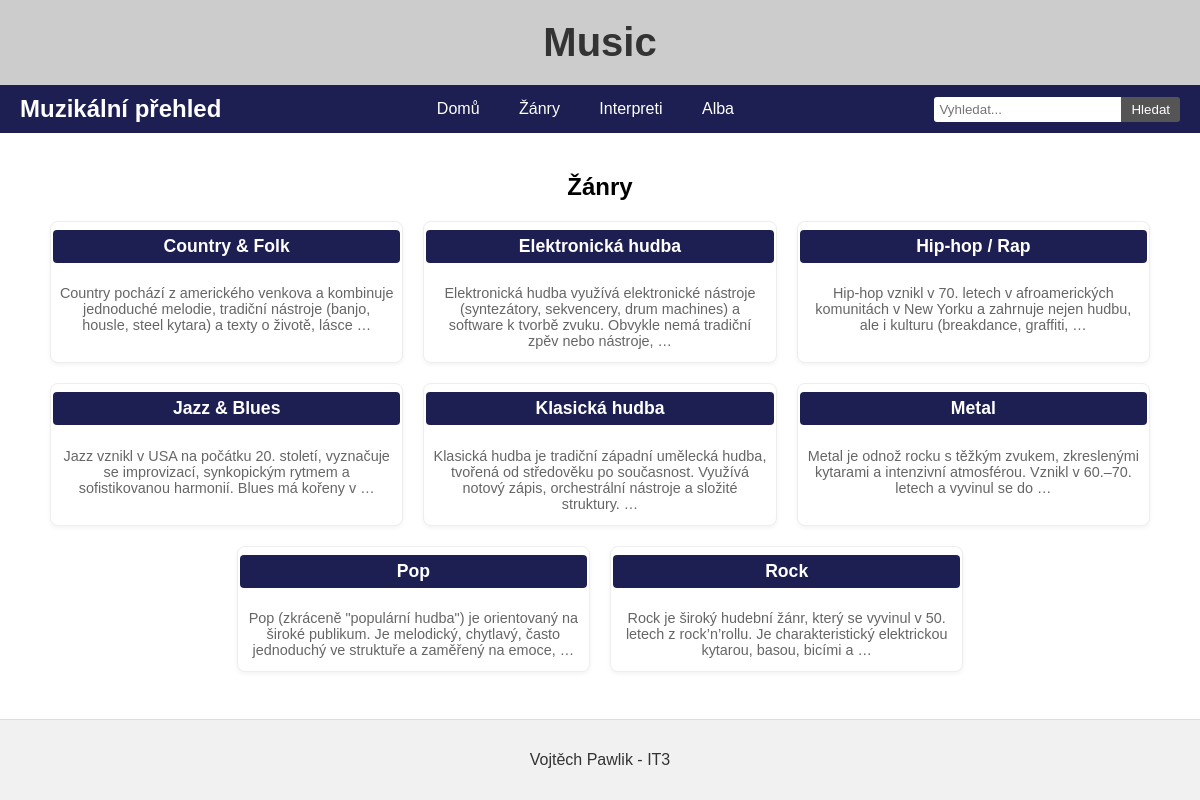
Screenshot of /zanry/ with the database file from the repository.
### katalog/models.py (models this page shows, shortened)
class Zanr(models.Model):
    nazev = models.CharField(max_length=100)
    popis = models.TextField(blank=True)
    popularita = models.IntegerField(null=True, blank=True)
    class Meta:
        verbose_name = "Žánr"
        verbose_name_plural = "Žánry"
        ordering = ['nazev']

### katalog/views.py (the view)
# urls.py: path('zanry/', views.seznam_zanru, name='seznam_zanru'),
def seznam_zanru(request):
    zanry = Zanr.objects.all()
    return render(request, 'muzika/zanry.html', {'zanry': zanry})

### katalog/templates/muzika/zanry.html (shortened to what this page needs)
{% extends "muzika/base.html" %}
{% block content %}
<h2 style="text-align: center;">Žánry</h2>
<div class="grid-container" style="gap: 20px; max-width: 1200px; margin: 0 auto; padding: 0 20px;">
    {% for zanr in zanry %}
        <div class="card" style="width: calc(33.333% - 20px); padding: 8px; box-sizing: border-box; border: 1px solid #eee; box-shadow: 0 2px 4px rgba(0,0,0,0.05);">
            <h3 style="margin-bottom: 8px; background-color: #1d1f52; padding: 6px; border-radius: 4px; font-size: 1.1em; font-weight: 700; color: white;"><a href="{% url 'detail_zanru' zanr.id %}" style="text-decoration: none; color: white;">{{ zanr.nazev }}</a></h3>
            {% if zanr.popis %}
                <p style="font-size: 0.9em; color: #666;">{{ zanr.popis|truncatewords:20 }}</p>
            {% endif %}
        </div>
    {% empty %}
        <p>Žádné žánry k zobrazení.</p>
    {% endfor %}
</div>
{% endblock %}

### katalog/templates/muzika/base.html (style rules this page uses)
body { font-family: Arial, sans-serif; margin: 0; display: flex; flex-direction: column; min-height: 100vh; }
.grid-container { display: flex; flex-wrap: wrap; gap: 20px; justify-content: center; }
.card { border: 3px solid #1d1f52; border-radius: 8px; padding: 15px; width: calc(33.333% - 20px); box-shadow: 0 4px 8px rgba(0,0,0,0.2); display: flex; flex-direction: column; align-items: center; text-align: center; transition: transform 0.2s, box-shadow 0.2s; background-color: white; }
.card h3, .card h4 { margin-top: 0; margin-bottom: 5px; font-size: 1.2em; color: white; background-color: #1d1f52; padding: 8px 12px; border-radius: 4px; width: 100%; }
.card h3 a, .card h4 a { text-decoration: none; color: white; transition: color 0.2s; }
.card p { margin-bottom: 5px; font-size: 0.9em; color: #555; }

### rows the page displays
Zanr: nazev "Country & Folk", popis "Country pochází z amerického venkova a kombinuje jednoduché melodie, tradiční nástroje (banjo, housle, steel kytara) a texty o životě, lásce …"
Zanr: nazev "Elektronická hudba", popis "Elektronická hudba využívá elektronické nástroje (syntezátory, sekvencery, drum machines) a software k tvorbě zvuku. Obvykle nemá tradiční zpěv nebo nástroje, …"
Zanr: nazev "Hip-hop / Rap", popis "Hip-hop vznikl v 70. letech v afroamerických komunitách v New Yorku a zahrnuje nejen hudbu, ale i kulturu (breakdance, graffiti, …"
Zanr: nazev "Jazz & Blues", popis "Jazz vznikl v USA na počátku 20. století, vyznačuje se improvizací, synkopickým rytmem a sofistikovanou harmonií. Blues má kořeny v …"
Zanr: nazev "Klasická hudba", popis "Klasická hudba je tradiční západní umělecká hudba, tvořená od středověku po současnost. Využívá notový zápis, orchestrální nástroje a složité struktury. …"
Zanr: nazev "Metal", popis "Metal je odnož rocku s těžkým zvukem, zkreslenými kytarami a intenzivní atmosférou. Vznikl v 60.–70. letech a vyvinul se do …"
Zanr: nazev "Pop", popis "Pop (zkráceně \"populární hudba\") je orientovaný na široké publikum. Je melodický, chytlavý, často jednoduchý ve struktuře a zaměřený na emoce, …"
Zanr: nazev "Rock", popis "Rock je široký hudební žánr, který se vyvinul v 50. letech z rock’n’rollu. Je charakteristický elektrickou kytarou, basou, bicími a …"
